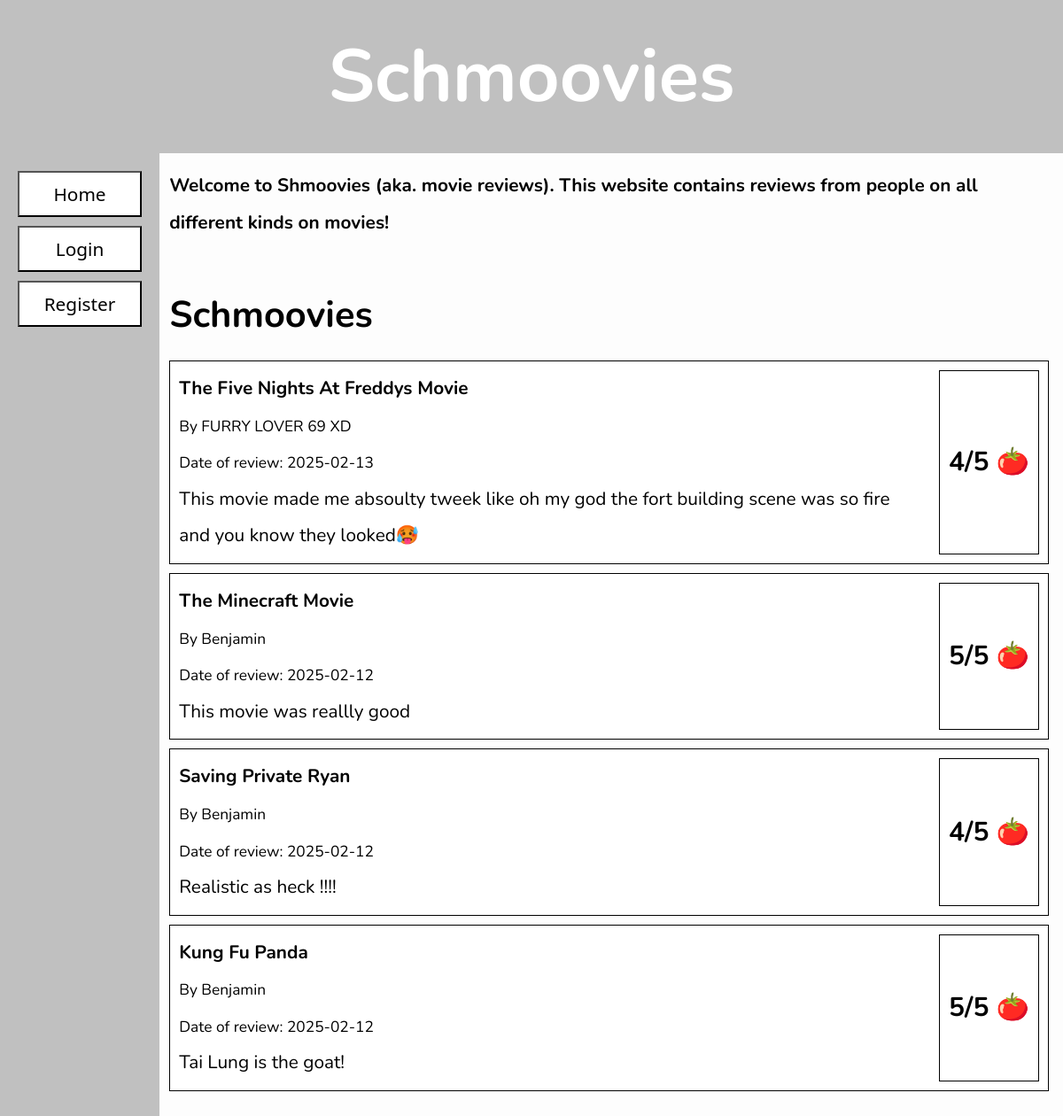
The page / on the database its author committed.
### tables this page shows
CREATE TABLE Reviews (id INTEGER PRIMARY KEY AUTOINCREMENT,
                      movie_title TEXT NOT NULL,
                      review_text TEXT NOT NULL,
                      rating INTEGER,
                      user_id INTEGER,
                      posted_time TEXT NOT NULL);

CREATE TABLE Users (id INTEGER PRIMARY KEY AUTOINCREMENT,
                    username TEXT UNIQUE NOT NULL,
                    password TEXT NOT NULL);

### main.py (the view)
@app.route('/')
def index():
    conn = sqlite3.connect('movington.db')
    reviews = db.GetAllReviews()
    conn.row_factory = sqlite3.Row
    cursor = conn.cursor()
    cursor.execute('SELECT * FROM Reviews')
    conn.close()
    return render_template('index.html', Reviews=reviews)

### db.py (called while the page is built)
def GetDB():
    db = sqlite3.connect("movington.db")
    db.row_factory = sqlite3.Row
    return db

def GetAllReviews():
    db = GetDB()
    reviews = db.execute("""SELECT Reviews.movie_title, Reviews.review_text, Reviews.rating,
                                    Reviews.posted_time, Users.username
                             FROM Reviews
                             JOIN Users ON Reviews.user_id = Users.id
                             ORDER BY posted_time DESC""").fetchall()
    db.close()
    return reviews

### templates/index.html (shortened to what this page needs)
{% extends "base.html" %}
{% block content %}
<div class="index">
<div class="container">
    <p><b>Welcome to Shmoovies (aka. movie reviews). This website contains reviews from people on all different kinds on movies!</b></p>
</div>
<br>
    <body>
        <div class="container">
          <h1>Schmoovies</h1>
          {% if Reviews %}
            {% for review in Reviews %}
              <div class="review">
                <div class="review-text">
                  <strong>{{ review['movie_title'] }}</strong><br>
                  <small>By {{ review['username'] }}</small><br>
                  <small>Date of review: {{ review['posted_time'] }}</small>
                  <p>{{ review['review_text'] }}</p>
                </div>
                <div class="rating">{{ review['rating'] }}/5 🍅</div>
              </div>
            {% endfor %}
          {% else %}
            <p>No reviews available.</p>
          {% endif %}
        </div>
      </body>
</div>
{% endblock %}

### templates/base.html (shortened to what this page needs)
<!DOCTYPE html>
<html lang="en">
<head>
    <link rel="stylesheet" href="static/css/style.css" />
</head>
<body>
    <header>
        <h1 class="banner">Schmoovies</h1>
    </header>
    <div class="container">
        <aside class="sidebar">
            <a href="/" class="sidebarbutton">Home</a>
            {% if not session['username'] %}
                <a href="/login" class="sidebarbutton">Login</a>
                <a href="/register" class="sidebarbutton">Register</a>
            {% else %}
                <a href="/logout" class="sidebarbutton">Logout</a>
                <a href="/add" class="sidebarbutton">New Review</a>
            {% endif %}
        </aside>
        <main>
            {% block content %}
            {% endblock %}
        </main>
    </div>
</body>
</html>

### static/css/style.css (style rules this page uses)
* { padding: 0; margin: 0; box-sizing: border-box; }
body { background: #fdfdfd; font-family: "Nunito", sans-serif; font-size: 1.3rem; }
main { max-width: auto; margin: auto; padding: 1rem; line-height: 2; }
.banner { padding: 30px; background: silver; color:white; font-size: 4em; text-align: center; }
.sidebar { width: 15%; background: silver; padding: 20px; display: flex; flex-direction:column; gap: 10px; height: 100%; position: fixed; }
.sidebarbutton { font-family: 'Segoe UI', Tahoma, Geneva, Verdana, sans-serif; padding: 10px; border: black 2px; border-style: outset; background: white; cursor: pointer; color:black; text-align: center; font-style: normal; text-decoration: none; }
.review { border: 1px solid #000; padding: 10px; margin: 10px auto; display: flex; justify-content: space-between; align-items: right; background: white; }
.review-text { text-align: left; max-width: 85%; }
.rating { font-size: 30px; font-weight: bold; display: flex; align-items: center; gap: 5px; border: 1px solid #000; padding: 10px; }
.index { margin-left: 15%; }

### rows shown on the page
Reviews: movie_title "The Five Nights At Freddys Movie", username "FURRY LOVER 69 XD", posted_time "2025-02-13", review_text "This movie made me absoulty tweek like oh my god the fort building scene was so fire and you know they looked🥵", rating "4"
Reviews: movie_title "The Minecraft Movie", username "Benjamin", posted_time "2025-02-12", review_text "This movie was reallly good", rating "5"
Reviews: movie_title "Saving Private Ryan", username "Benjamin", posted_time "2025-02-12", review_text "Realistic as heck !!!!", rating "4"
Reviews: movie_title "Kung Fu Panda", username "Benjamin", posted_time "2025-02-12", review_text "Tai Lung is the goat!", rating "5"
